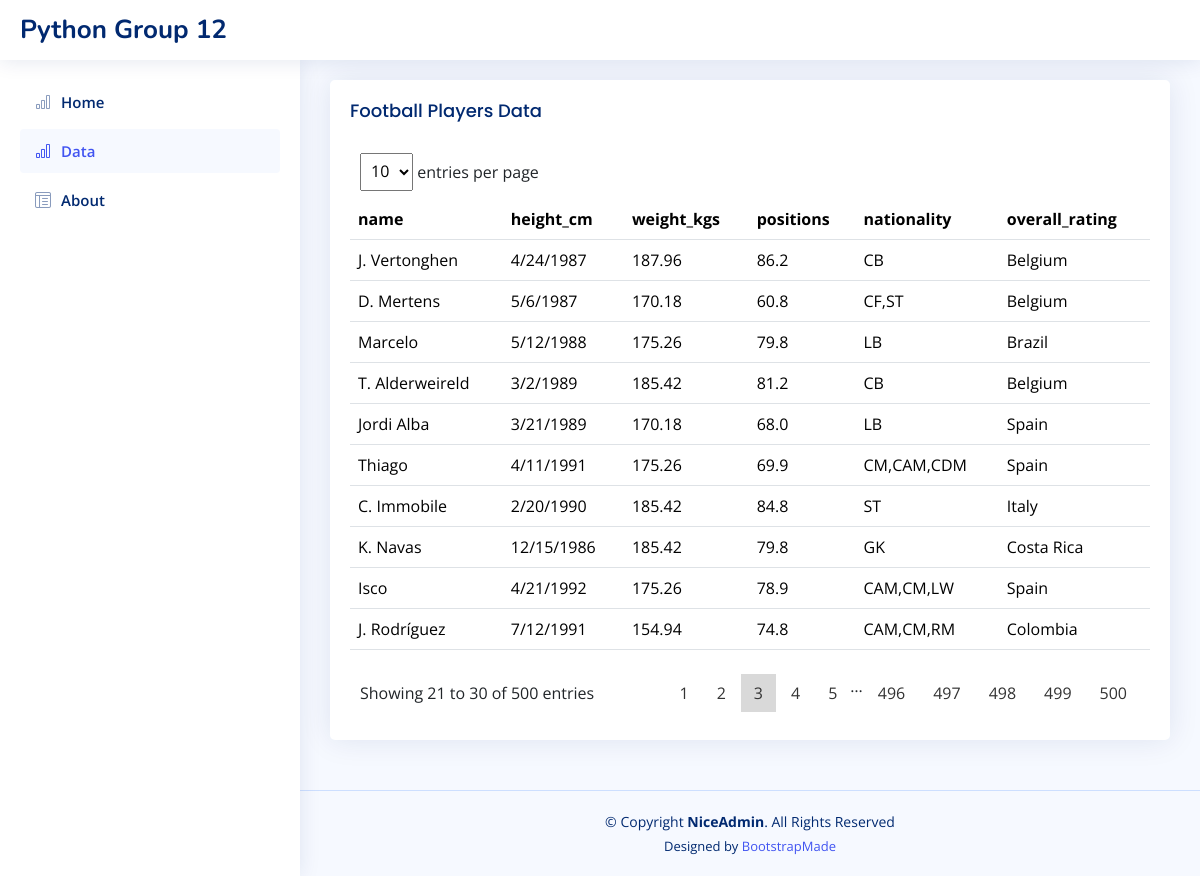
/data?page=3&per_page=10, run on the app's committed database.
### tables this page shows
CREATE TABLE "players" (
"index" INTEGER,
  "Unnamed: 0" INTEGER,
  "name" TEXT,
  "birth_date" TEXT,
  "height_cm" REAL,
  "weight_kgs" REAL,
  "positions" TEXT,
  "nationality" TEXT,
  "overall_rating" INTEGER
);

### website/index.py (the view)
@app.route("/data")
def data():
    page = request.args.get('page', 1, type=int)
    PER_PAGE = request.args.get('per_page',10, type=int)
    start = (page - 1) * PER_PAGE
    end = start + PER_PAGE
    print(start, end)
    con = sqlite3.connect(r'database\Football.db')
    cursor = con.cursor()
    players = cursor.execute(f"SELECT * FROM players limit {start}, {PER_PAGE}").fetchall()
    total_number = cursor.execute("SELECT COUNT(*) FROM players").fetchone()[0]
    con.close()
    g.per_page = PER_PAGE
    g.start = start
    g.end = end
    g.page = page
    g.current_year = datetime.datetime.now().year
    return render_template('data.html', players=players, total_number = total_number)

### website/templates/data.html (shortened to what this page needs)
<!DOCTYPE html>
<html lang="en">
<head>
  <link href="/assets/vendor/bootstrap/css/bootstrap.min.css" rel="stylesheet">
  <link href="/assets/vendor/bootstrap-icons/bootstrap-icons.css" rel="stylesheet">
  <link href="/assets/vendor/simple-datatables/style.css" rel="stylesheet">
  <link href="/assets/css/style.css" rel="stylesheet">
</head>
<body>
  <header id="header" class="header fixed-top d-flex align-items-center">
    <div class="d-flex align-items-center justify-content-between">
      <a href="index.html" class="logo d-flex align-items-center">
        <span class="d-none d-lg-block">Python Group 12</span>
      </a>
    </div>
  </header>
  <aside id="sidebar" class="sidebar">
    <ul class="sidebar-nav" id="sidebar-nav">
      <li class="nav-item">
        <a class="nav-link collapsed" data-bs-target="#charts-nav" data-bs-toggle="collapsed" href="{{ url_for('index') }}">
          <i class="bi bi-bar-chart"></i><span>Home</span>
        </a>
      </li>
      <li class="nav-item">
        <a class="nav-link " data-bs-target="#charts-nav" data-bs-toggle="collapsed" href="{{ url_for('data') }}">
          <i class="bi bi-bar-chart"></i><span>Data</span>
        </a>
      </li>
      <li class="nav-item">
        <a class="nav-link collapsed" data-bs-target="#tables-nav" data-bs-toggle="show" href="{{ url_for('about') }}">
          <i class="bi bi-layout-text-window-reverse"></i><span>About</span>
        </a>
      </li>
    </ul>
  </aside>
  <main id="main" class="main">
    <section class="section">
      <div class="row">
        <div class="col-lg-12">
          <div class="card">
            <div class="card-body">
              <h5 class="card-title">Football Players Data</h5>
              <div class="datatable-top">
    <div class="datatable-dropdown">
            <label>
              <form id="per_page_form" method="get" action="{{ url_for('data') }}">
                <select class="datatable-selector" name="per_page" id="per_page" onchange="this.form.submit()">
                  <option value="10" {% if g.per_page == 10 %} selected="" {% endif %} >10</option>
                </select> entries per page
              </form>
            </label>
        </div>
</div>
              <table class="table datatable">
                <thead>
                  <tr>
                    <th>
                      name
                    </th>
                    <th>height_cm</th>
                    <th>weight_kgs</th>
                    <th>positions</th>
                    <th>nationality</th>
                    <th>overall_rating</th>
                  </tr>
                </thead>
                <tbody>
                  {%for p in players %}
                  <tr>
                    <td>{{p[2]}}</td>
                    <td>{{p[3]}}</td>
                    <td>{{p[4]}}</td>
                    <td>{{p[5]}}</td>
                    <td>{{p[6]}}</td>
                    <td>{{p[7]}}</td>
                  </tr>
                  {% endfor %}
                </tbody>
              </table>
              <div class="datatable-bottom">
    <div class="datatable-info">Showing {{g.start+1}} to {{g.end}} of {{total_number}} entries</div>
    <nav class="datatable-pagination">
      <ul class="datatable-pagination-list">
      {%if total_number > 10 %}
        {%for i in range(5)%}
        {%if i+1 == g.page %}
        <li class="datatable-pagination-list-item datatable-active"><a data-page="1" class="datatable-pagination-list-item-link" aria-label="Page 1">{{i+1}}</a></li>
        {%else %}
        <li class="datatable-pagination-list-item"><a data-page="{{i+1}}" class="datatable-pagination-list-item-link" aria-label="Page 2" href="{{ url_for('data', page = i+1, per_page = g.per_page) }}">{{i+1}}</a></li>
        {%endif%}
        {% endfor %}
      <li>…</li>
      {%for i in range(total_number-5,total_number)%}
        <li class="datatable-pagination-list-item"><a data-page="{{i+1}}" class="datatable-pagination-list-item-link" aria-label="Page 2" href="{{ url_for('data', page = i+1, per_page = g.per_page) }}">{{i+1}}</a></li>
      {% endfor %}
      {% endif %}
      </ul>
      </div>
            </div>
          </div>
        </div>
      </div>
    </section>
  </main>
  <footer id="footer" class="footer">
    <div class="copyright">
      &copy; Copyright <strong><span>NiceAdmin</span></strong>. All Rights Reserved
    </div>
    <div class="credits">
      Designed by <a href="https://bootstrapmade.com/">BootstrapMade</a>
    </div>
  </footer>
</body>
</html>

### website/assets/css/style.css (style rules this page uses)
:root { scroll-behavior: smooth; }
body { font-family: "Open Sans", sans-serif; background: #f6f9ff; color: #444444; }
a { color: #4154f1; text-decoration: none; }
h1, h2, h3, h4, h5, h6 { font-family: "Nunito", sans-serif; }
#main { margin-top: 60px; padding: 20px 30px; transition: all 0.3s; }
.card { margin-bottom: 30px; border: none; border-radius: 5px; box-shadow: 0px 0 30px rgba(1, 41, 112, 0.1); }
.card-title { padding: 20px 0 15px 0; font-size: 18px; font-weight: 500; color: #012970; font-family: "Poppins", sans-serif; }
.card-body { padding: 0 20px 20px 20px; }
.logo { line-height: 1; }
@media (min-width: 1200px) { .logo { width: 280px; } }
.logo span { font-size: 26px; font-weight: 700; color: #012970; font-family: "Nunito", sans-serif; }
.header { transition: all 0.5s; z-index: 997; height: 60px; box-shadow: 0px 2px 20px rgba(1, 41, 112, 0.1); background-color: #fff; padding-left: 20px; }
.sidebar { position: fixed; top: 60px; left: 0; bottom: 0; width: 300px; z-index: 996; transition: all 0.3s; padding: 20px; overflow-y: auto; scrollbar-width: thin; scrollbar-color: #aab7cf transparent; box-shadow: 0px 0px 20px rgba(1, 41, 112, 0.1); background-color: #fff; }
@media (min-width: 1200px) { #main, #footer { margin-left: 300px; } }
.sidebar-nav { padding: 0; margin: 0; list-style: none; }
.sidebar-nav li { padding: 0; margin: 0; list-style: none; }
.sidebar-nav .nav-item { margin-bottom: 5px; }
.sidebar-nav .nav-link { display: flex; align-items: center; font-size: 15px; font-weight: 600; color: #4154f1; transition: 0.3; background: #f6f9ff; padding: 10px 15px; border-radius: 4px; }
.sidebar-nav .nav-link i { font-size: 16px; margin-right: 10px; color: #4154f1; }
.sidebar-nav .nav-link.collapsed { color: #012970; background: #fff; }
.sidebar-nav .nav-link.collapsed i { color: #899bbd; }
.footer { padding: 20px 0; font-size: 14px; transition: all 0.3s; border-top: 1px solid #cddfff; }
.footer .copyright { text-align: center; color: #012970; }
.footer .credits { padding-top: 5px; text-align: center; font-size: 13px; color: #012970; }

### data on the page
players: name "J. Vertonghen", birth_date "4/24/1987", height_cm "187.96", weight_kgs "86.2", positions "CB", nationality "Belgium"
players: name "D. Mertens", birth_date "5/6/1987", height_cm "170.18", weight_kgs "60.8", positions "CF,ST", nationality "Belgium"
players: name "Marcelo", birth_date "5/12/1988", height_cm "175.26", weight_kgs "79.8", positions "LB", nationality "Brazil"
players: name "T. Alderweireld", birth_date "3/2/1989", height_cm "185.42", weight_kgs "81.2", positions "CB", nationality "Belgium"
players: name "Jordi Alba", birth_date "3/21/1989", height_cm "170.18", weight_kgs "68.0", positions "LB", nationality "Spain"
players: name "Thiago", birth_date "4/11/1991", height_cm "175.26", weight_kgs "69.9", positions "CM,CAM,CDM", nationality "Spain"
players: name "C. Immobile", birth_date "2/20/1990", height_cm "185.42", weight_kgs "84.8", positions "ST", nationality "Italy"
players: name "K. Navas", birth_date "12/15/1986", height_cm "185.42", weight_kgs "79.8", positions "GK", nationality "Costa Rica"
players: name "Isco", birth_date "4/21/1992", height_cm "175.26", weight_kgs "78.9", positions "CAM,CM,LW", nationality "Spain"
players: name "J. Rodríguez", birth_date "7/12/1991", height_cm "154.94", weight_kgs "74.8", positions "CAM,CM,RM", nationality "Colombia"

### other printed values
{{ g.start+1 }} "21"
{{ g.end }} "30"
{{ total_number }} "500"
{{ i+1 }} "1" "2" "4" "5"
{{ i+1 }} "3"
{{ i+1 }} "496" "497" "498" "499" "500"
